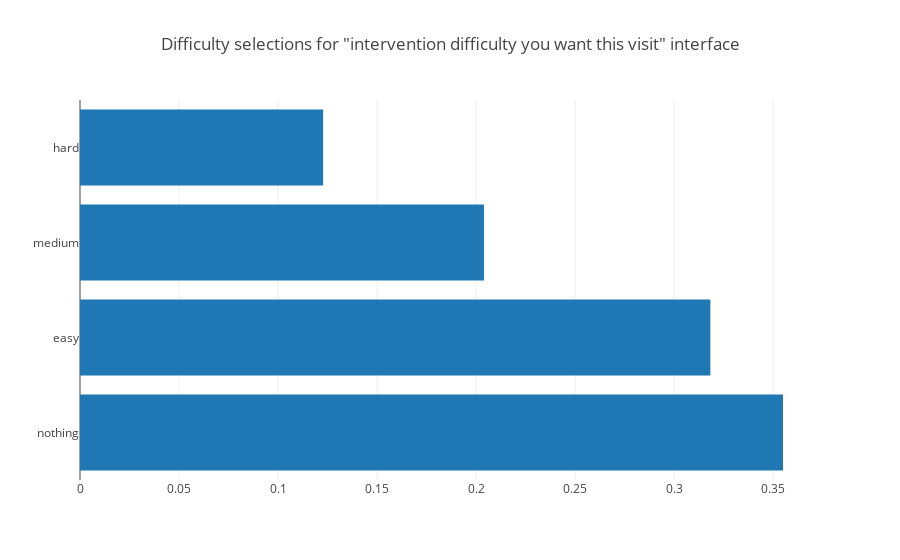

The notebook cell this image was saved under:
### Code cell
plotdict(get_choose_difficulty_counts_for_user_list_user_normalized(difficulty_interface_to_users['this_intervention']), 'Difficulty selections for "intervention difficulty you want this visit" interface')

### Figure 1 — Plotly figure (JSON) as saved in the notebook; plotly's stock layout.template omitted (floating-point values rounded to 4 significant figures)
{"data": [{"orientation": "h", "type": "bar", "uid": "955e109d-3d73-45d1-8f28-317c6f024a8e", "x": [0.355, 0.3183, 0.204, 0.1228], "y": ["nothing", "easy", "medium", "hard"]}], "layout": {"title": {"text": "Difficulty selections for \"intervention difficulty you want this visit\" interface"}}}
